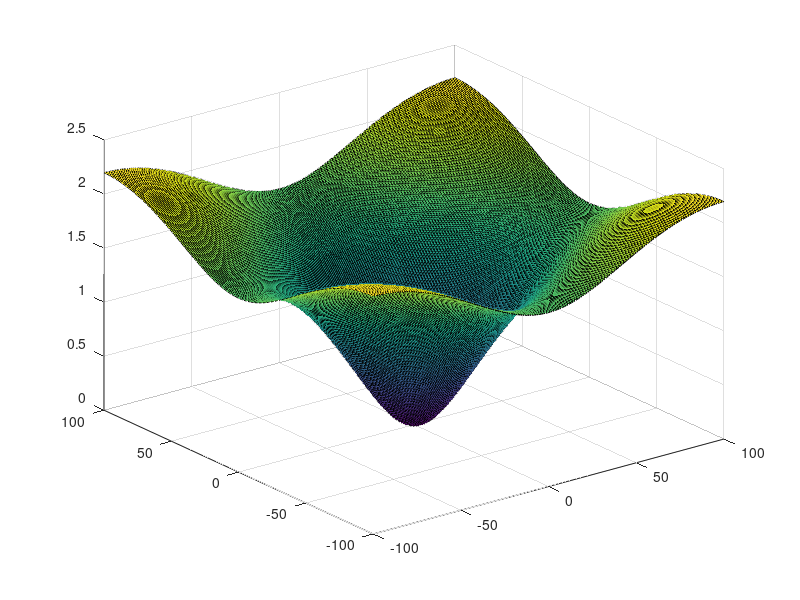

MATLAB code to generate this figure: (Note: this script raises an error after producing the figure.)
%% Q6
%% DFT Calculation Algorithm
% In order to calculate N,N point DFT given a matrix of size 3, for N=201
% we create a 0 padded representation of the input signal with padding of
% size 99. Then to calculate N,N point DFT we can calculate N point DFT
% along rows followed by N point DFT along columns (or vice versa). This
% can represented in a double summation as follows-
% $F(x,y) = \frac{1}{\sqrt{201*201}}\sum_{i=-100}^{100}\sum_{j=-100}^{100}f(i,j)exp(-j2\pi(\frac{xi}{201}+\frac{yj}{201}))$

%% DFT Calculation Code
clear;
k1 = [0 1 0;1 -4 1;0 1 0];
k2 = [-1 -1 -1;-1 8 -1;-1 -1 -1];
k1pad = padarray(k1,[99 99]);
k2pad = padarray(k2,[99 99]);
k1_fourier = fftshift(fft2(k1pad));
k2_fourier = fftshift(fft2(k2pad));
%Alternatively using the fft function's inbuilt N point DFT 
%k1_fourier = fftshift(fft(fft(k1,201).',201).');
%k2_fourier = fftshift(fft(fft(k2,201).',201).');
log_fourier_k1 = log(abs(k1_fourier)+1);
log_fourier_k2 = log(abs(k2_fourier)+1);

%% Filter 1 plot
Z1 = log_fourier_k1;
[X,Y] = meshgrid(-100:100);
s1 = surf(X,Y,Z1);
s1.EdgeColor = 'none';
colorbar
%% Filter 2 plot
Z2 = log_fourier_k2;
s2 = surf(X,Y,Z2);
s2.EdgeColor = 'none';
colorbar
%% Comparison between plots
% Both of these filters are negative discrete approximations of the Laplacian Filter
% used often as unsharp masks, though the k2 mask is sharper/less
% smooth than the k1 mask. 


